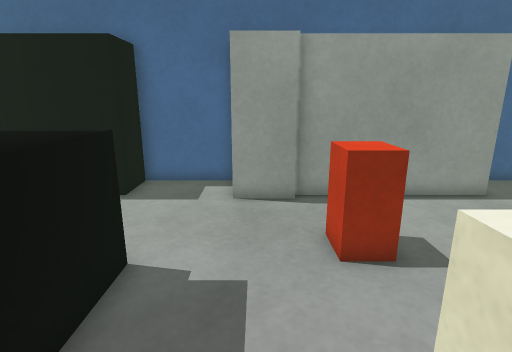
[1] (above)

17 first-person views from a walk through a robot-simulator world made for Gazebo. The camera is 0.84 m above the floor, tilts 14° down and sees 80° across. The floor is counted in squares, 0.25 m on a side. Each view is taken from the middle of a square. On the plan, view 1 faces up. The plan holds only what a view shows up to about 20 squares ahead; the rest is blank. The place goes on beyond the plan. The robots in the file are not drawn.

[2]
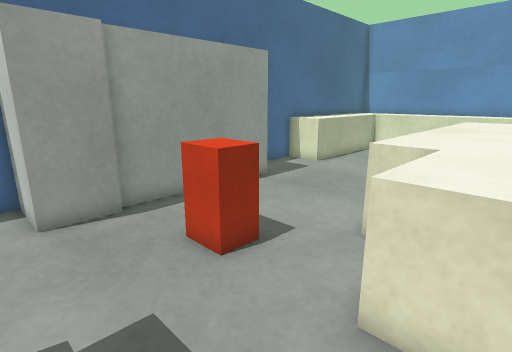

[3]
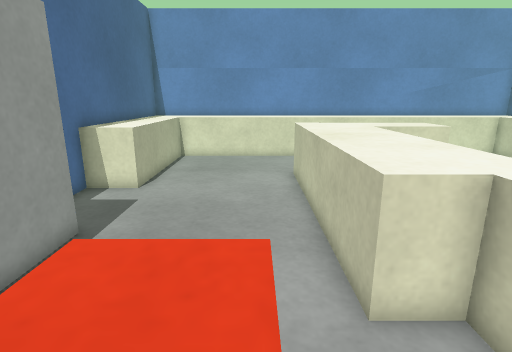

[4]
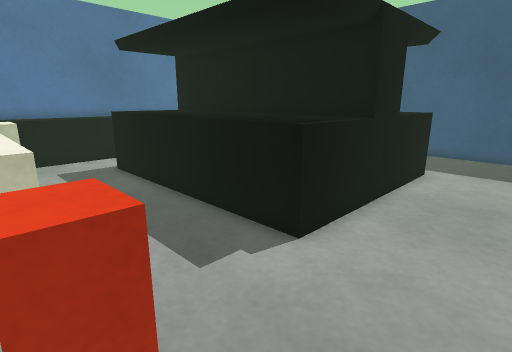

[5]
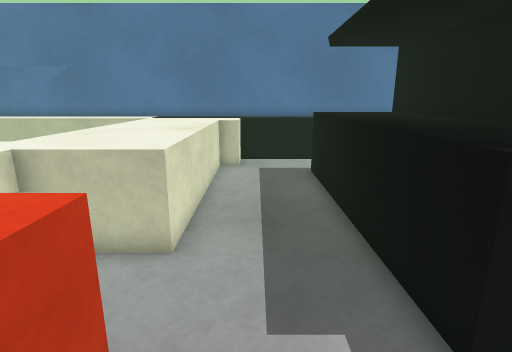

[6]
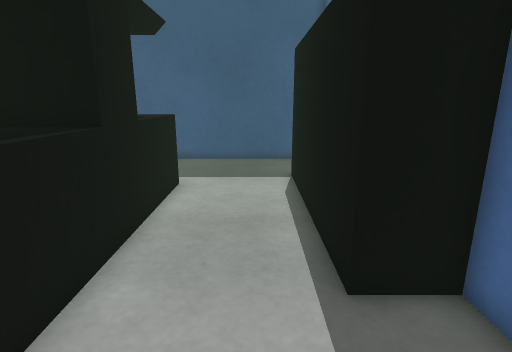

[7]
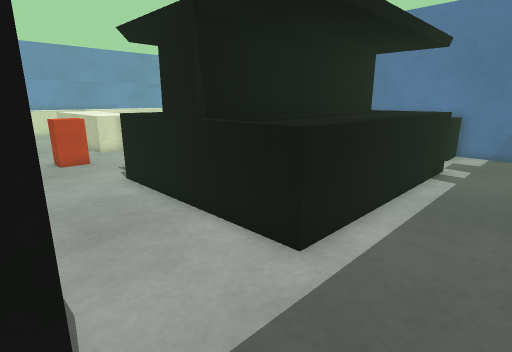

[8]
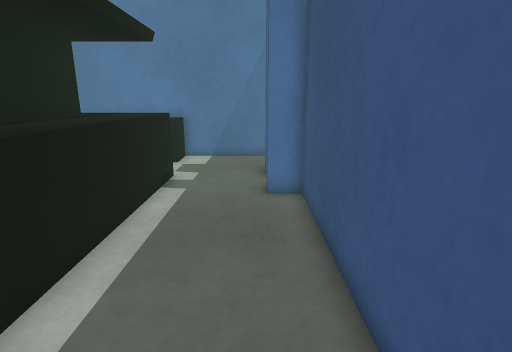

[9]
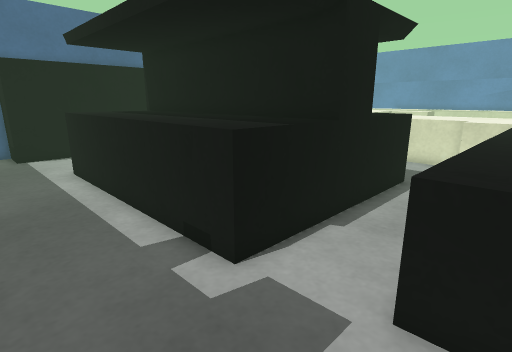

[10]
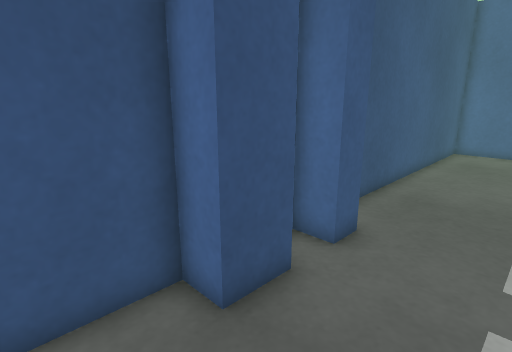

[11]
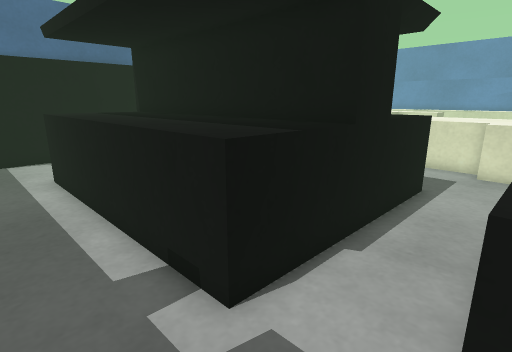

[12]
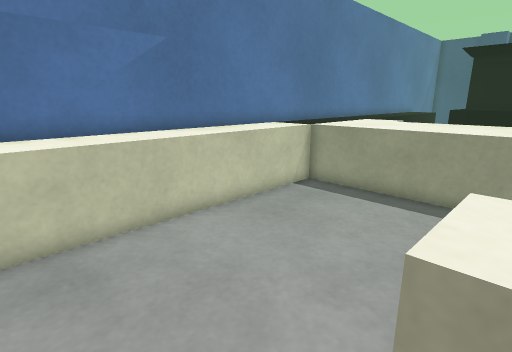

[13]
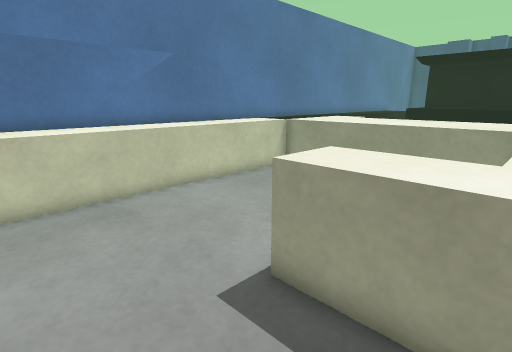

[14]
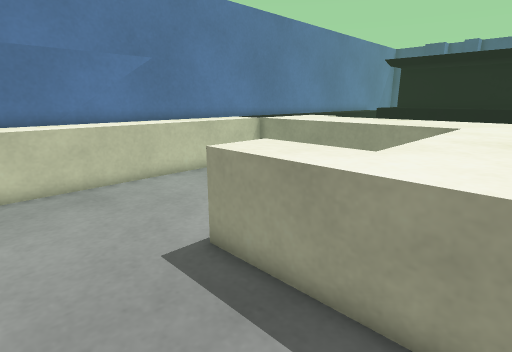

[15]
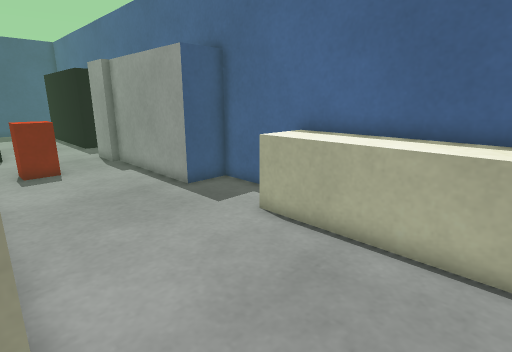

[16]
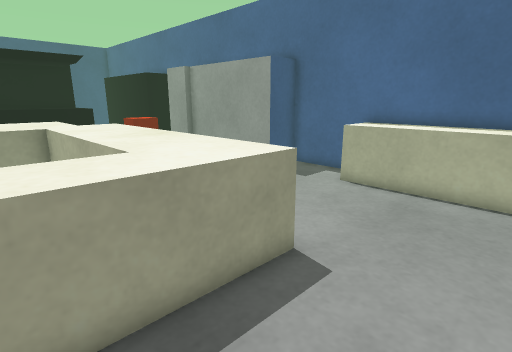

[17]
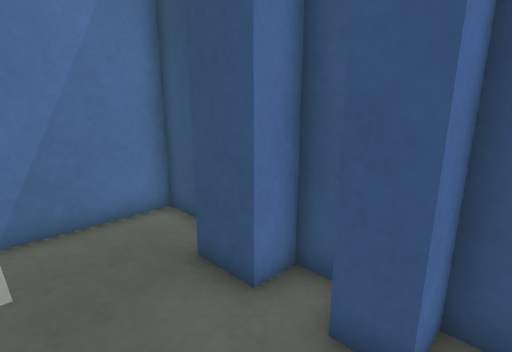

### Floor plan
Key: @ floor where view 1 was taken; # wall or solid block; . floor; = window, fence, low wall or low ledge; B red box.
Columns run from 18 left of view 1 to 21 right of it. Each row starts with its distance up from view 1.
 13 #####        #####        ########
 12 #...#        #...#        #....=########
 11 #...##########...##########....=======##
 10 #.................##..................=#
  9 #.....................................=#
  8 #.....................................=#
  7 #...................BB................=#
  6 #.....====##====....BB................=#
  5 #.....=########=......................=#
  4 #.....=##    ##=.......===========....=#
  3 #.....=#      #=....====#########=... =#
  2 #.....=#      #=....=####======##=.. .=#
  1 #.....=#      #=....=###=......=#=..  =#
  0 #.....=#      #=..@.=# #=      =#=... =#
 -1 #.....=#      #=....=# #=      ===....=#
 -2 #.....=#      #=....=# #=     ........=#
 -3 ##....=##    ##=....=# #=.............=#
 -4 ##....=########=....=# #=.............=#
 -5 #.....====##====....=# #=.............=#
 -6 ##..................=# #=.............=#
 -7 ##.................=## #=.............=#
 -8 #..................=## #=.............=#
 -9 #.....=============##  ##=============##
-10 #.....=##############  ############### #
-11 #########

Positions as (right, up) in squares from view 1, and headings:
1: (0, 0), facing up
2: (-2, 1), facing up-right
3: (1, 6), facing right
4: (3, 10), facing down-left
5: (0, 9), facing down
6: (0, 9), facing left
7: (-16, 11), facing down-right
8: (-16, 8), facing down
9: (-16, -10), facing up-right
10: (-13, -10), facing up-left
11: (-15, -9), facing up-right
12: (17, -1), facing down-left
13: (19, 2), facing down-left
14: (19, 4), facing down-left
15: (19, 4), facing up-left
16: (19, -1), facing up-left
17: (-13, -2), facing down-left
